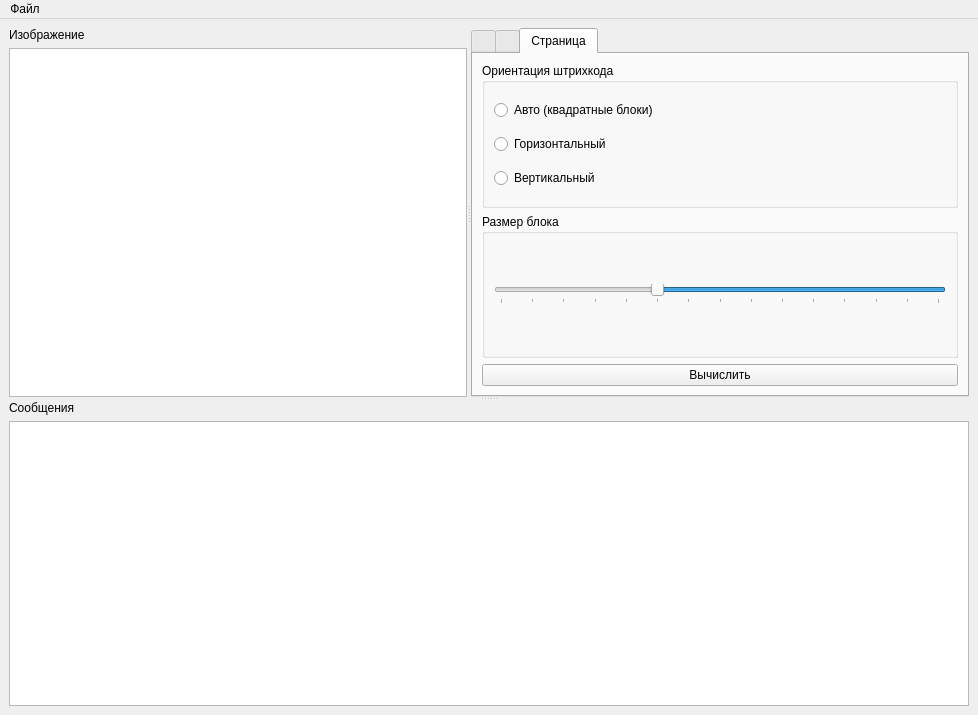
<?xml version="1.0" encoding="UTF-8"?>
<ui version="4.0">
 <class>MainWindow</class>
 <widget class="QMainWindow" name="MainWindow">
  <property name="geometry">
   <rect>
    <x>0</x>
    <y>0</y>
    <width>978</width>
    <height>715</height>
   </rect>
  </property>
  <property name="windowTitle">
   <string>Barcode Recognizer</string>
  </property>
  <widget class="QWidget" name="centralwidget">
   <layout class="QVBoxLayout" name="verticalLayout_3">
    <item>
     <widget class="QSplitter" name="verticalSplitter">
      <property name="orientation">
       <enum>Qt::Vertical</enum>
      </property>
      <widget class="QSplitter" name="horizontalSplitter">
       <property name="orientation">
        <enum>Qt::Horizontal</enum>
       </property>
       <widget class="QWidget" name="verticalLayoutWidget">
        <layout class="QVBoxLayout" name="imageViewLayout">
         <item>
          <widget class="QLabel" name="imageViewLabel">
           <property name="text">
            <string>Изображение</string>
           </property>
          </widget>
         </item>
         <item>
          <widget class="QGraphicsView" name="imageView"/>
         </item>
        </layout>
       </widget>
       <widget class="QWidget" name="verticalLayoutWidget_2">
        <layout class="QVBoxLayout" name="layerListLayout">
         <item>
          <widget class="QTabWidget" name="tabWidget">
           <property name="currentIndex">
            <number>2</number>
           </property>
           <widget class="QWidget" name="layersTab" native="true">
            <attribute name="title">
             <string/>
            </attribute>
            <layout class="QVBoxLayout" name="verticalLayout">
             <item>
              <widget class="QListWidget" name="layersList">
               <property name="selectionRectVisible">
                <bool>false</bool>
               </property>
              </widget>
             </item>
            </layout>
           </widget>
           <widget class="QWidget" name="histogramTab" native="true">
            <attribute name="title">
             <string/>
            </attribute>
            <layout class="QVBoxLayout" name="verticalLayout_2">
             <item>
              <widget class="QGraphicsView" name="histogram"/>
             </item>
            </layout>
           </widget>
           <widget class="QWidget" name="settingsTab">
            <attribute name="title">
             <string>Страница</string>
            </attribute>
            <layout class="QVBoxLayout" name="verticalLayout_4">
             <item>
              <widget class="QGroupBox" name="barcodeOrientationGroupBox">
               <property name="title">
                <string>Ориентация штрихкода</string>
               </property>
               <layout class="QVBoxLayout" name="verticalLayout_6">
                <item>
                 <widget class="QRadioButton" name="barcodeOrientationAuto">
                  <property name="text">
                   <string>Авто (квадратные блоки)</string>
                  </property>
                 </widget>
                </item>
                <item>
                 <widget class="QRadioButton" name="barcodeOrientationHorizontal">
                  <property name="text">
                   <string>Горизонтальный</string>
                  </property>
                 </widget>
                </item>
                <item>
                 <widget class="QRadioButton" name="barcodeOrientationVertical">
                  <property name="text">
                   <string>Вертикальный</string>
                  </property>
                 </widget>
                </item>
               </layout>
              </widget>
             </item>
             <item>
              <widget class="QGroupBox" name="blockSizeGroupBox">
               <property name="title">
                <string>Размер блока</string>
               </property>
               <layout class="QVBoxLayout" name="verticalLayout_5">
                <item>
                 <widget class="QSlider" name="horizontalSlider">
                  <property name="minimum">
                   <number>5</number>
                  </property>
                  <property name="maximum">
                   <number>75</number>
                  </property>
                  <property name="singleStep">
                   <number>5</number>
                  </property>
                  <property name="pageStep">
                   <number>15</number>
                  </property>
                  <property name="value">
                   <number>50</number>
                  </property>
                  <property name="orientation">
                   <enum>Qt::Horizontal</enum>
                  </property>
                  <property name="invertedAppearance">
                   <bool>true</bool>
                  </property>
                  <property name="tickPosition">
                   <enum>QSlider::TicksBelow</enum>
                  </property>
                  <property name="tickInterval">
                   <number>5</number>
                  </property>
                 </widget>
                </item>
               </layout>
              </widget>
             </item>
             <item>
              <widget class="QPushButton" name="calculateButton">
               <property name="text">
                <string>Вычислить</string>
               </property>
              </widget>
             </item>
            </layout>
           </widget>
          </widget>
         </item>
        </layout>
       </widget>
      </widget>
      <widget class="QWidget" name="verticalLayoutWidget_3">
       <layout class="QVBoxLayout" name="logLayout">
        <item>
         <widget class="QLabel" name="logLabel">
          <property name="text">
           <string>Сообщения</string>
          </property>
         </widget>
        </item>
        <item>
         <widget class="QPlainTextEdit" name="log">
          <property name="sizePolicy">
           <sizepolicy hsizetype="Expanding" vsizetype="MinimumExpanding">
            <horstretch>0</horstretch>
            <verstretch>0</verstretch>
           </sizepolicy>
          </property>
          <property name="readOnly">
           <bool>true</bool>
          </property>
         </widget>
        </item>
       </layout>
      </widget>
     </widget>
    </item>
   </layout>
  </widget>
  <widget class="QMenuBar" name="menubar">
   <property name="geometry">
    <rect>
     <x>0</x>
     <y>0</y>
     <width>978</width>
     <height>26</height>
    </rect>
   </property>
   <widget class="QMenu" name="menu">
    <property name="title">
     <string>Файл</string>
    </property>
    <addaction name="openFile"/>
   </widget>
   <addaction name="menu"/>
  </widget>
  <action name="openFile">
   <property name="text">
    <string>Открыть...</string>
   </property>
   <property name="shortcut">
    <string>Ctrl+O</string>
   </property>
  </action>
 </widget>
 <resources/>
 <connections/>
</ui>
